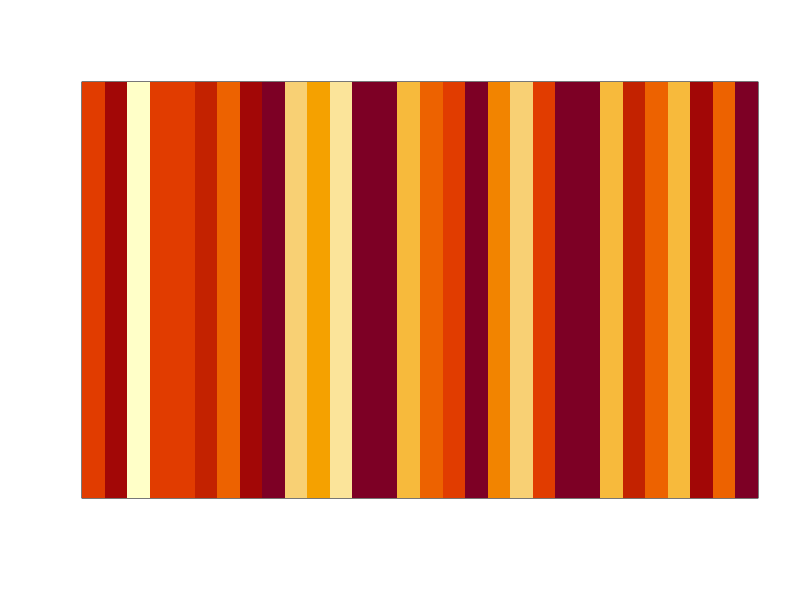

Here is the R script that generated this plot:
# A heatmap of thresholds over the past 30 days

dummy.data <- rnorm(30, mean = 0.60, sd = 0.4)
dummy.data[which(dummy.data > 1.0)] <- 1.0

image(matrix(dummy.data, ncol = 1), xaxt = "n", yaxt = "n")
